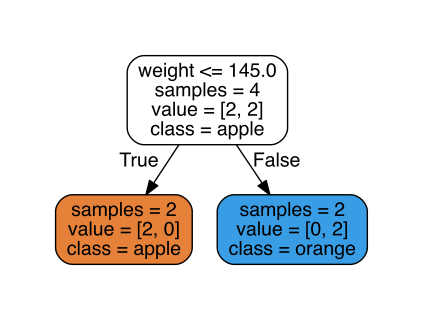

Python code for this plot:
from sklearn import tree

features = [[140, 1], [130, 1], [150, 0], [170, 0]]
labels = [0, 0, 1, 1]

classifier = tree.DecisionTreeClassifier()
classifier = classifier.fit(features, labels)

print(classifier.predict([[160, 0]]))

from sklearn.externals.six import StringIO
import pydotplus as pydot
dot_data = StringIO()
tree.export_graphviz(classifier,
                                out_file=dot_data,
                                feature_names=['weight', 'smooth'],
                                class_names=['apple', 'orange'],
                                filled=True, rounded=True,
                                impurity=False)
graphs = pydot.graph_from_dot_data(dot_data.getvalue())
graphs.write_pdf('hello-world.pdf')
